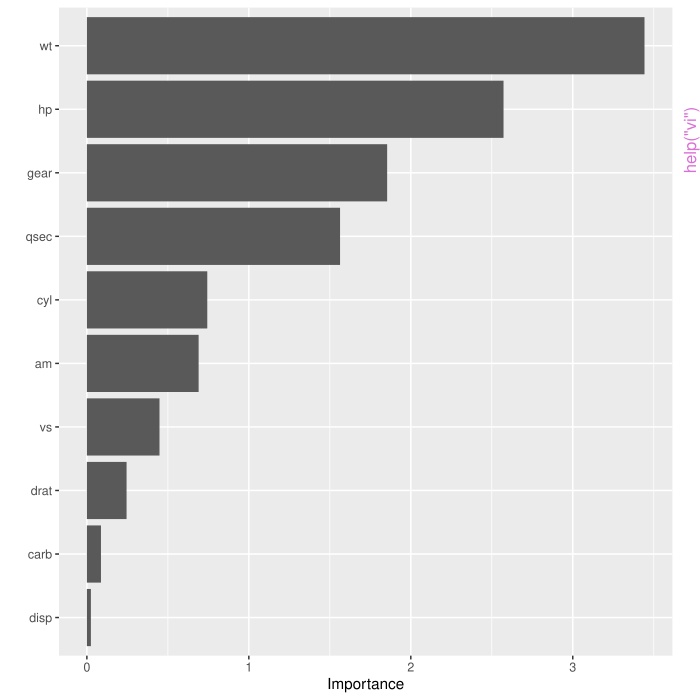

This chart was generated by the following R code:
pkgname <- "vip"
source(file.path(R.home("share"), "R", "examples-header.R"))
options(warn = 1)
library('vip')

base::assign(".oldSearch", base::search(), pos = 'CheckExEnv')
base::assign(".old_wd", base::getwd(), pos = 'CheckExEnv')
cleanEx()
nameEx("gen_friedman")
### * gen_friedman

flush(stderr()); flush(stdout())

### Name: gen_friedman
### Title: Friedman benchmark data
### Aliases: gen_friedman

### ** Examples

gen_friedman()



cleanEx()
nameEx("list_metrics")
### * list_metrics

flush(stderr()); flush(stdout())

### Name: list_metrics
### Title: List metrics
### Aliases: list_metrics

### ** Examples

(metrics <- list_metrics())
metrics[metrics$Task == "Multiclass classification", ]



cleanEx()
nameEx("metrics")
### * metrics

flush(stderr()); flush(stdout())

### Name: metric_mse
### Title: Model metrics
### Aliases: metric_mse metric_rmse metric_sse metric_mae metric_rsquared
###   metric_accuracy metric_error metric_auc metric_logLoss metric_mauc

### ** Examples

x <- rnorm(10)
y <- rnorm(10)
metric_mse(x, y)
metric_rsquared(x, y)



cleanEx()
nameEx("vi")
### * vi

flush(stderr()); flush(stdout())

### Name: vi
### Title: Variable importance
### Aliases: vi vi.default vi.model_fit vi.WrappedModel vi.Learner

### ** Examples

#
# A projection pursuit regression example
#

# Load the sample data
data(mtcars)

# Fit a projection pursuit regression model
mtcars.ppr <- ppr(mpg ~ ., data = mtcars, nterms = 1)

# Compute variable importance scores
vi(mtcars.ppr, method = "firm", ice = TRUE)
vi(mtcars.ppr, method = "firm", ice = TRUE,
   var_fun = list("con" = mad, "cat" = function(x) diff(range(x)) / 4))

# Plot variable importance scores
vip(mtcars.ppr, method = "firm", ice = TRUE)



cleanEx()
nameEx("vi_permute")
### * vi_permute

flush(stderr()); flush(stdout())

### Name: vi_permute
### Title: Permutation-based variable importance
### Aliases: vi_permute vi_permute.default

### ** Examples

## Not run: 
##D # Load required packages
##D library(ggplot2)  # for ggtitle() function
##D library(nnet)     # for fitting neural networks
##D 
##D # Simulate training data
##D trn <- gen_friedman(500, seed = 101)  # ?vip::gen_friedman
##D 
##D # Inspect data
##D tibble::as.tibble(trn)
##D 
##D # Fit PPR and NN models (hyperparameters were chosen using the caret package
##D # with 5 repeats of 5-fold cross-validation)
##D pp <- ppr(y ~ ., data = trn, nterms = 11)
##D set.seed(0803) # for reproducibility
##D nn <- nnet(y ~ ., data = trn, size = 7, decay = 0.1, linout = TRUE,
##D            maxit = 500)
##D 
##D # Plot VI scores
##D set.seed(2021)  # for reproducibility
##D p1 <- vip(pp, method = "permute", target = "y", metric = "rsquared",
##D           pred_wrapper = predict) + ggtitle("PPR")
##D p2 <- vip(nn, method = "permute", target = "y", metric = "rsquared",
##D           pred_wrapper = predict) + ggtitle("NN")
##D grid.arrange(p1, p2, ncol = 2)
##D 
##D # Mean absolute error
##D mae <- function(actual, predicted) {
##D   mean(abs(actual - predicted))
##D }
##D 
##D # Permutation-based VIP with user-defined MAE metric
##D set.seed(1101)  # for reproducibility
##D vip(pp, method = "permute", target = "y", metric = mae,
##D     smaller_is_better = TRUE,
##D     pred_wrapper = function(object, newdata) predict(object, newdata)
##D ) + ggtitle("PPR")
## End(Not run)



cleanEx()
nameEx("vint")
### * vint

flush(stderr()); flush(stdout())

### Name: vint
### Title: Interaction effects
### Aliases: vint

### ** Examples

## Not run: 
##D #
##D # The Friedman 1 benchmark problem
##D #
##D 
##D # Load required packages
##D library(gbm)
##D library(ggplot2)
##D library(mlbench)
##D 
##D # Simulate training data
##D trn <- gen_friedman(500, seed = 101)  # ?vip::gen_friedman
##D 
##D #
##D # NOTE: The only interaction that actually occurs in the model from which
##D # these data are generated is between x.1 and x.2!
##D #
##D 
##D # Fit a GBM to the training data
##D set.seed(102)  # for reproducibility
##D fit <- gbm(y ~ ., data = trn, distribution = "gaussian", n.trees = 1000,
##D            interaction.depth = 2, shrinkage = 0.01, bag.fraction = 0.8,
##D            cv.folds = 5)
##D best_iter <- gbm.perf(fit, plot.it = FALSE, method = "cv")
##D 
##D # Quantify relative interaction strength
##D all_pairs <- combn(paste0("x.", 1:10), m = 2)
##D res <- NULL
##D for (i in seq_along(all_pairs)) {
##D   interact <- vint(fit, feature_names = all_pairs[, i], n.trees = best_iter)
##D   res <- rbind(res, interact)
##D }
##D 
##D # Plot top 20 results
##D top_20 <- res[1L:20L, ]
##D ggplot(top_20, aes(x = reorder(Variables, Interaction), y = Interaction)) +
##D   geom_col() +
##D   coord_flip() +
##D   xlab("") +
##D   ylab("Interaction strength")
## End(Not run)



cleanEx()
nameEx("vip")
### * vip

flush(stderr()); flush(stdout())

### Name: vip
### Title: Variable importance plots
### Aliases: vip vip.default vip.model_fit

### ** Examples

#
# A projection pursuit regression example
#

# Load the sample data
data(mtcars)

# Fit a projection pursuit regression model
model <- ppr(mpg ~ ., data = mtcars, nterms = 1)

# Construct variable importance plot
vip(model, method = "firm")

# Better yet, store the variable importance scores and then plot
vi_scores <- vi(model, method = "firm")
vip(vi_scores, geom = "point", horiz = FALSE)
vip(vi_scores, geom = "point", horiz = FALSE, aesthetics = list(size = 3))

# The `%T>%` operator is imported for convenience; see ?magrittr::`%T>%`
# for details
vi_scores <- model %>%
  vi(method = "firm") %T>%
  {print(vip(.))}
vi_scores

# Permutation scores (barplot w/ raw values and jittering)
pfun <- function(object, newdata) predict(object, newdata = newdata)
vip(model, method = "permute", train = mtcars, target = "mpg", nsim = 10,
    metric = "rmse", pred_wrapper = pfun,
    aesthetics = list(color = "grey50", fill = "grey50"),
    all_permutations = TRUE, jitter = TRUE)

# Permutation scores (boxplot)
vip(model, method = "permute", train = mtcars, target = "mpg", nsim = 10,
    metric = "rmse", pred_wrapper = pfun, geom = "boxplot")

# Permutation scores (boxplot colored by feature)
library(ggplot2)  # for `aes_string()` function
vip(model, method = "permute", train = mtcars, target = "mpg", nsim = 10,
    metric = "rmse", pred_wrapper = pfun, geom = "boxplot",
    all_permutations = TRUE, mapping = aes_string(fill = "Variable"),
    aesthetics = list(color = "grey35", size = 0.8))



### * <FOOTER>
###
cleanEx()
options(digits = 7L)
base::cat("Time elapsed: ", proc.time() - base::get("ptime", pos = 'CheckExEnv'),"\n")
grDevices::dev.off()
###
### Local variables: ***
### mode: outline-minor ***
### outline-regexp: "\\(> \\)?### [*]+" ***
### End: ***
quit('no')
